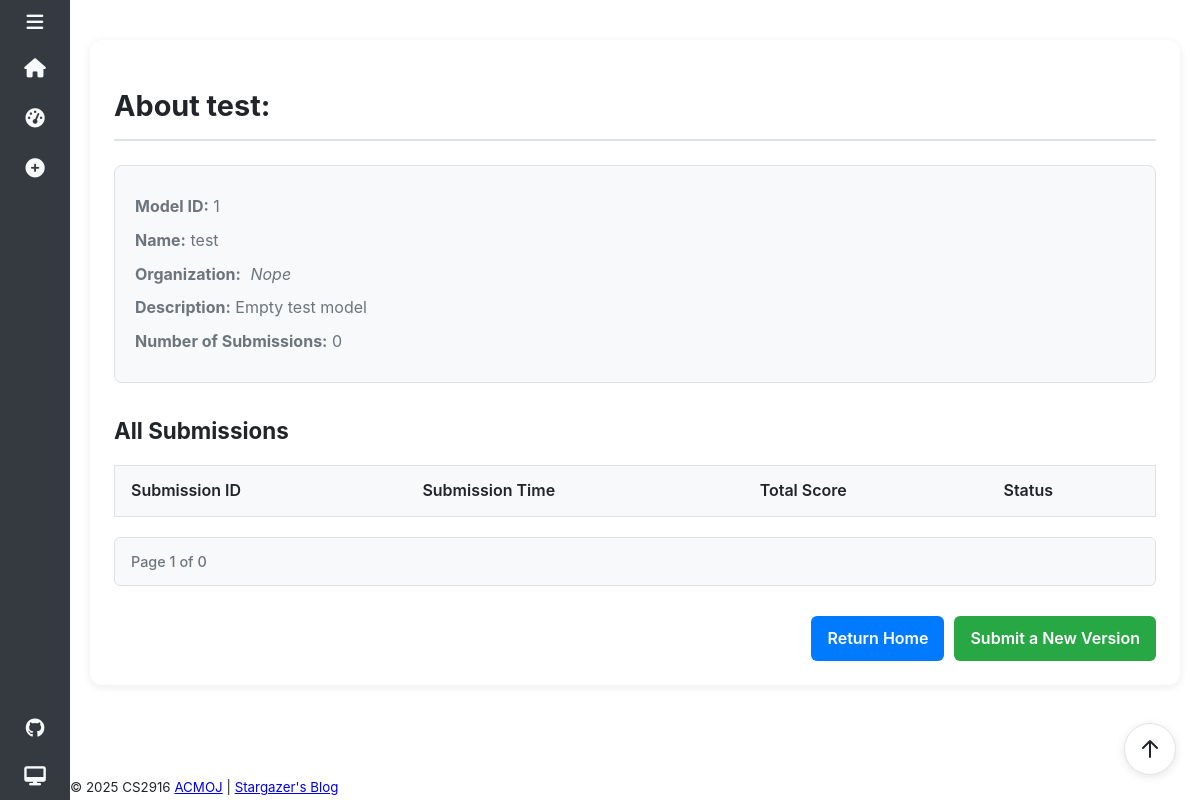
Page /model/1 on the earlier database version.
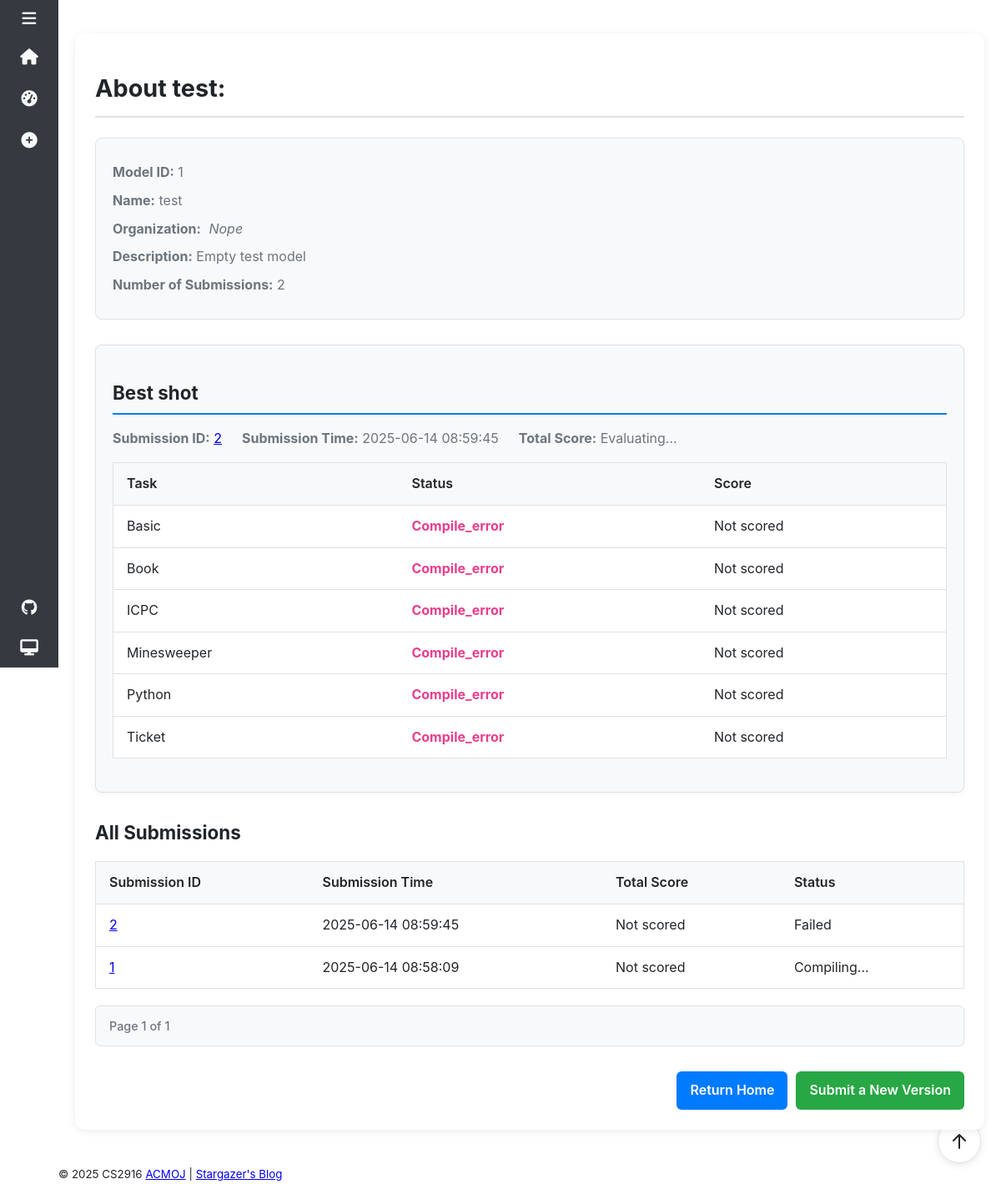
Same page on the later database version.
### app.py (models this page shows, shortened)
class Model(db.Model):
    __tablename__ = 'models'
    id = db.Column(db.Integer, primary_key=True)
    name = db.Column(db.String(32))
    description = db.Column(db.String(128))
    organization = db.Column(db.String(64), nullable=True)
    submission = db.relationship(
        'Submission', backref='model', lazy='dynamic', order_by="desc(Submission.submission_time)")

class Submission(db.Model):
    __tablename__ = 'submissions'
    id = db.Column(db.Integer, primary_key=True)
    problem_id = db.Column(db.Integer, nullable=False)
    submission_time = db.Column(
        db.DateTime, nullable=False, default=datetime.utcnow, index=True)  # index=True 加速排序
    score = db.Column(db.Float, nullable=True)
    details = db.Column(db.Text, nullable=True)
    git_daemon_pid = db.Column(db.Integer, nullable=True)  # 存储Git Daemon的PID
    git_repos_path = db.Column(db.String(256), nullable=True)  # 存储临时Git目录路径
    basic_submission_id = db.Column(db.Integer, nullable=True)
    book_submission_id = db.Column(db.Integer, nullable=True)
    book_second_submission_id = db.Column(
        db.Integer, nullable=True)  # 存储Book仓库第二个提交
    icpc_submission_id = db.Column(db.Integer, nullable=True)
    minesweeper_submission_id = db.Column(db.Integer, nullable=True)
    python_submission_id = db.Column(db.Integer, nullable=True)
    ticket_submission_id = db.Column(db.Integer, nullable=True)
    basic_status = db.Column(db.String(32), nullable=True)
    book_status = db.Column(db.String(32), nullable=True)
    book_second_status = db.Column(
        db.String(32), nullable=True)  # 存储Book仓库第二个提交状态
    icpc_status = db.Column(db.String(32), nullable=True)
    minesweeper_status = db.Column(db.String(32), nullable=True)
    python_status = db.Column(db.String(32), nullable=True)
    ticket_status = db.Column(db.String(32), nullable=True)
    basic_score = db.Column(db.Float, nullable=True)
    book_score = db.Column(db.Float, nullable=True)
    book_second_score = db.Column(db.Float, nullable=True)  # 存储Book仓库第二个提交分数
    icpc_score = db.Column(db.Float, nullable=True)
    minesweeper_score = db.Column(db.Float, nullable=True)
    python_score = db.Column(db.Float, nullable=True)
    ticket_score = db.Column(db.Float, nullable=True)
    model_id = db.Column(db.Integer, db.ForeignKey(
        'models.id'), nullable=False)
    def all_finished_compiling(self):
        statuses = [
            self.basic_status, self.book_status, self.book_second_status, self.icpc_status,
            self.minesweeper_status, self.python_status, self.ticket_status
        ]
        for status in statuses:
            if not status or status.lower() in ['pending', 'compiling']:
                return False
        return True

### app.py (the view)
@app.route('/model/<int:model_id>')
def model_detail(model_id):
    page = request.args.get('page', 1, type=int)
    per_page = 20  # 每页显示20条提交记录
    model = Model.query.get_or_404(model_id)
    best_submission = Submission.query.filter_by(
        model_id=model_id).order_by(Submission.score.desc()).first()
    pagination = model.submission.order_by(
        Submission.submission_time.desc()
    ).paginate(page=page, per_page=per_page)
    submissions = pagination.items
    return render_template(
        'model_detail.html',
        model=model,
        submissions=submissions,
        best_submission=best_submission,
        pagination=pagination
    )

### templates/model_detail.html (shortened to what this page needs)
{% extends "base.html" %}
{% block head %}
<link rel="stylesheet" href="{{ url_for('static', filename='css/model_detail.css') }}">
{% endblock %}
{% block content %}
<div class="model-container">
    <h1>About {{ model.name }}: </h1>
    <div class="model-info">
        <p><strong>Model ID:</strong> {{ model.id }}</p>
        <p><strong>Name:</strong> {{ model.name }}</p>
        {% if model.organization %}
        <p><strong>Organization:</strong> <span class="organization-badge">{{ model.organization }}</span></p>
        {% endif %}
        <p><strong>Description:</strong> {{ model.description }}</p>
        <p><strong>Number of Submissions:</strong> {{ model.submission.count() }}</p>
    </div>
    {% if best_submission %}
    <div class="best-submission">
        <h2>Best shot</h2>
        <div class="submission-header">
            <p><strong>Submission ID:</strong> <a
                    href="{{ url_for('submission_detail', submission_id=best_submission.id) }}">{{
                    best_submission.id }}</a></p>
            <p><strong>Submission Time:</strong> {{ best_submission.submission_time.strftime('%Y-%m-%d %H:%M:%S') }}</p>
            <p><strong>Total Score:</strong> {% if best_submission.score %}{{ "%.2f"|format(best_submission.score) }}{%
                else
                %}Evaluating...{% endif %}</p>
        </div>
        <table class="repo-scores-table">
            <thead>
                <tr>
                    <th>Task</th>
                    <th>Status</th>
                    <th>Score</th>
                </tr>
            </thead>
            <tbody>
                <tr>
                    <td>Basic</td>
                    <td class="status {{ best_submission.basic_status|lower if best_submission.basic_status else '' }}">
                        {{ best_submission.basic_status or 'Not evaluated' }}
                    </td>
                    <td>{{ "%.2f"|format(best_submission.basic_score) if best_submission.basic_score else 'Not scored'
                        }}</td>
                </tr>
                <tr>
                    <td>Book</td>
                    <td class="status {{ best_submission.book_status|lower if best_submission.book_status else '' }}">
                        {{ best_submission.book_status or 'Not evaluated' }}
                    </td>
                    <td>{{ "%.2f"|format(best_submission.book_score) if best_submission.book_score else 'Not scored' }}
                    </td>
                </tr>
                <tr>
                    <td>ICPC</td>
                    <td class="status {{ best_submission.icpc_status|lower if best_submission.icpc_status else '' }}">
                        {{ best_submission.icpc_status or 'Not evaluated' }}
                    </td>
                    <td>{{ "%.2f"|format(best_submission.icpc_score) if best_submission.icpc_score else 'Not scored' }}
                    </td>
                </tr>
                <tr>
                    <td>Minesweeper</td>
                    <td
                        class="status {{ best_submission.minesweeper_status|lower if best_submission.minesweeper_status else '' }}">
                        {{ best_submission.minesweeper_status or 'Not evaluated' }}
                    </td>
                    <td>{{ "%.2f"|format(best_submission.minesweeper_score) if best_submission.minesweeper_score else
                        'Not scored' }}</td>
                </tr>
                <tr>
                    <td>Python</td>
                    <td
                        class="status {{ best_submission.python_status|lower if best_submission.python_status else '' }}">
                        {{ best_submission.python_status or 'Not evaluated' }}
                    </td>
                    <td>{{ "%.2f"|format(best_submission.python_score) if best_submission.python_score else 'Not scored'
                        }}
                    </td>
                </tr>
                <tr>
                    <td>Ticket</td>
                    <td
                        class="status {{ best_submission.ticket_status|lower if best_submission.ticket_status else '' }}">
                        {{ best_submission.ticket_status or 'Not evaluated' }}
                    </td>
                    <td>{{ "%.2f"|format(best_submission.ticket_score) if best_submission.ticket_score else 'Not scored'
                        }}
                    </td>
                </tr>
            </tbody>
        </table>
    </div>
    {% endif %}
    <div class="submissions-list">
        <h2>All Submissions</h2>
        <table class="submissions-table">
            <thead>
                <tr>
                    <th>Submission ID</th>
                    <th>Submission Time</th>
                    <th>Total Score</th>
                    <th>Status</th>
                </tr>
            </thead>
            <tbody>
                {% for submission in submissions %}
                <tr>
                    <td><a href="{{ url_for('submission_detail', submission_id=submission.id) }}">{{ submission.id
                            }}</a></td>
                    <td>{{ submission.submission_time.strftime('%Y-%m-%d %H:%M:%S') }}</td>
                    <td>{{ "%.2f"|format(submission.score) if submission.score else 'Not scored' }}</td>
                    <td>
                        {% if submission.all_finished_compiling() %}
                        {% if submission.score %}Finished{% else %}Failed{% endif %}
                        {% else %}
                        Compiling...
                        {% endif %}
                    </td>
                </tr>
                {% endfor %}
            </tbody>
        </table>
        <div class="pagination">
            <span class="current-page">Page {{ pagination.page }} of {{ pagination.pages }}</span>
        </div>
    </div>
    <div class="actions">
        <a href="{{ url_for('index') }}" class="btn">Return Home</a>
        <a href="{{ url_for('submit') }}?model_id={{ model.id }}" class="btn primary">Submit a New Version</a>
    </div>
</div>
{% endblock %}

### templates/base.html (shortened to what this page needs)
<!DOCTYPE html>
<html lang="zh">
    <head>
        <link rel="stylesheet" href="{{ url_for('static', filename='css/base.css') }}" type="text/css">
        <link rel="stylesheet" href="https://cdnjs.cloudflare.com/ajax/libs/font-awesome/6.4.0/css/all.min.css">
        {%block head%}{%endblock%}
    <body class="theme-auto" id="body">
        <div id="app-container">
            <aside class="sidebar collapsed">
                <div class="sidebar-inner">
                    <ul class="nav-list nav-list-top">
                        <li class="nav-item">
                            <button id="sidebar-toggle" class="theme-button">
                                <i class="fas fa-bars nav-icon"></i>
                            </button>
                        </li>
                        <li class="nav-item">
                            <a href="{{url_for('index')}}">
                                <i class="fas fa-home nav-icon"></i>
                            </a>
                        </li>
                        <li class="nav-item">
                            <a href="{{url_for('submit')}}">
                                <i class="fas fa-tachometer-alt nav-icon"></i>
                            </a>
                        </li>
                        <li class="nav-item">
                            <a href="{{url_for('add_model')}}">
                                <i class="fas fa-plus-circle nav-icon"></i>
                            </a>
                        </li>
                    </ul>
                    <ul class="nav-list nav-list-bottom">
                        <li class="nav-item">
                            <a href="https://github.com/XsystemH/ACM-Benchmark" target="_blank"
                                rel="noopener noreferrer" aria-label="访问我们的 Git 仓库">
                                <i class="fab fa-github nav-icon"></i>
                            </a>
                        </li>
                        <li class="nav-item">
                            <button id="theme-toggle-button" class="theme-button">
                                <i class="fas fa-adjust nav-icon"></i>
                            </button>
                        </li>
                    </ul>
                </div>
            </aside>
            <div class="main-content">
                <main class="page-content">
                    {%block content%}{%endblock%}
                </main>
                <footer class="footer">
                    <small>
                        &copy; 2025 CS2916
                        <a href="https://acm.sjtu.edu.cn/OnlineJudge/">ACMOJ</a> | <a
                            href="https://ji-z.net/">Stargazer's
                            Blog</a>
                    </small>
                </footer>
            </div>
        </div>
        <div id="float-buttons">
            <button id="btn-top" title="回到顶部">
                <svg width="28" height="28" viewBox="0 0 28 28" fill="none">
                    <path d="M14 22V6M14 6l-7 7M14 6l7 7" stroke="currentColor" stroke-width="2" stroke-linecap="round"
                        stroke-linejoin="round" />
                </svg>
            </button>
        </div>
    </body>
</html>

### static/css/base.css (style rules this page uses)
:root { --sidebar-width-expanded: 240px; --sidebar-width-collapsed: 70px; --transition-speed: 0.3s; --bg-primary: #ffffff; --bg-secondary: #f8f9fa; --bg-sidebar: #343a40; --text-primary: #212529; --text-secondary: #6c757d; --text-sidebar: #f8f9fa; --accent-color: #007bff; --border-color: #dee2e6; }
body { margin: 0; font-family: -apple-system, BlinkMacSystemFont, "Segoe UI", Roboto, "Helvetica Neue", Arial, sans-serif; background-color: var(--bg-primary); color: var(--text-primary); line-height: 1.6; overflow-x: hidden; transition: background-color var(--transition-speed) ease, color var(--transition-speed) ease; }
.sidebar { width: var(--sidebar-width-expanded); height: 100vh; position: fixed; top: 0; left: 0; background-color: var(--bg-sidebar); color: var(--text-sidebar); transition: width var(--transition-speed) ease-in-out; overflow-x: hidden; z-index: 1000; display: flex; flex-direction: column; }
.sidebar.collapsed { width: var(--sidebar-width-collapsed); }
.sidebar-inner { flex-grow: 1; display: flex; flex-direction: column; justify-content: space-between; overflow-y: auto; overflow-x: hidden; }
.nav-list { list-style: none; padding: 0; margin: 0; }
.nav-item a, .nav-item .theme-button { display: flex; align-items: center; padding: 12px 20px; color: var(--text-sidebar); text-decoration: none; white-space: nowrap; overflow: hidden; transition: background-color var(--transition-speed) ease, color var(--transition-speed) ease; cursor: pointer; background: none; border: none; width: 100%; text-align: left; font-size: 1rem; }
.sidebar.collapsed .nav-item a, .sidebar.collapsed .nav-item .theme-button { padding-left: 20px; padding-right: calc((var(--sidebar-width-collapsed) - 24px) / 2); }
.nav-icon { font-size: 1.2em; min-width: 30px; text-align: center; transition: margin-right var(--transition-speed) ease-in-out; }
.main-content { margin-left: var(--sidebar-width-expanded); width: calc(100% - var(--sidebar-width-expanded)); transition: margin-left var(--transition-speed) ease-in-out, width var(--transition-speed) ease-in-out; display: flex; flex-direction: column; min-height: 100vh; background-color: var(--bg-primary); color: var(--text-primary); }
.sidebar.collapsed ~ .main-content { margin-left: var(--sidebar-width-collapsed); width: calc(100% - var(--sidebar-width-collapsed)); }
.page-content { padding: 20px; flex-grow: 1; }
#float-buttons { position: fixed; right: 24px; bottom: 25px; z-index: 60; display: flex; flex-direction: column; gap: 14px; pointer-events: none; }
#float-buttons button { pointer-events: all; background: #fff; box-shadow: 0 2px 8px rgba(50, 60, 90, 0.13); border: 1px solid #e3e3e3; border-radius: 50%; width: 52px; height: 52px; display: flex; align-items: center; justify-content: center; color: var(--color-primary); font-size: 1.3em; cursor: pointer; transition: background 0.18s, color 0.14s, border-color 0.13s; }

Differences in the rows shown:
added Submission: id "2", submission_time "2025-06-14 08:59:45", basic_status "Compile_error", basic_score "Not scored", book_status "Compile_error", book_score "Not scored", icpc_status "Compile_error", icpc_score "Not scored", minesweeper_status "Compile_error", minesweeper_score "Not scored", python_status "Compile_error", python_score "Not scored", ticket_status "Compile_error", ticket_score "Not scored", score "Not scored", book_second_status "Failed"
added Submission: id "1", submission_time "2025-06-14 08:58:09", score "Not scored", shows "Compiling..."
Other differences:
{{ model.submission.count() }}: "0" → "2"
{{ pagination.pages }}: "0" → "1"
text now shown: "Best shot Submission ID: Submission Time: Total Score: Evaluating... Task Status Score Basic Book ICPC Minesweeper Python Ticket"
